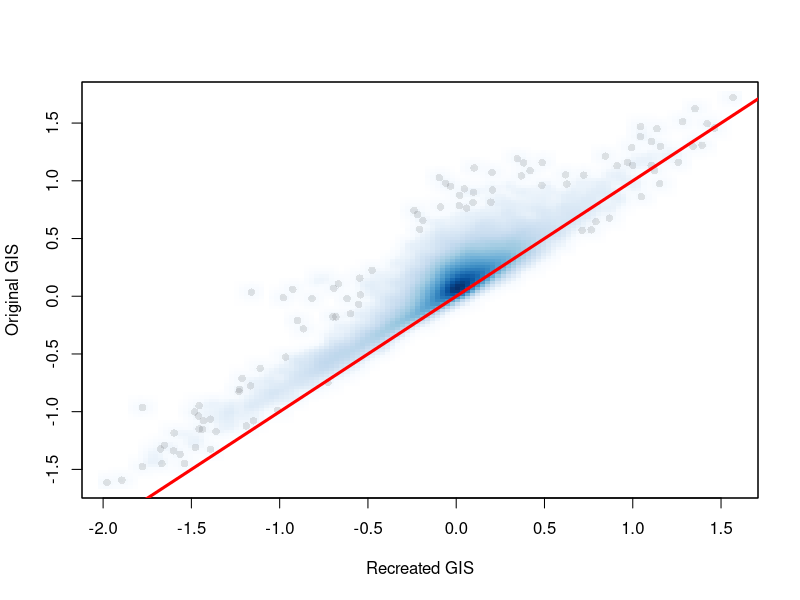
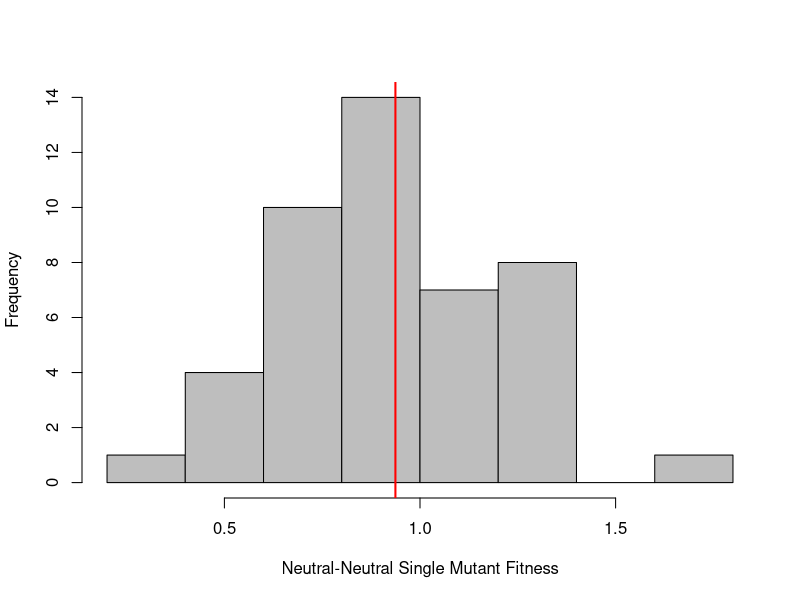
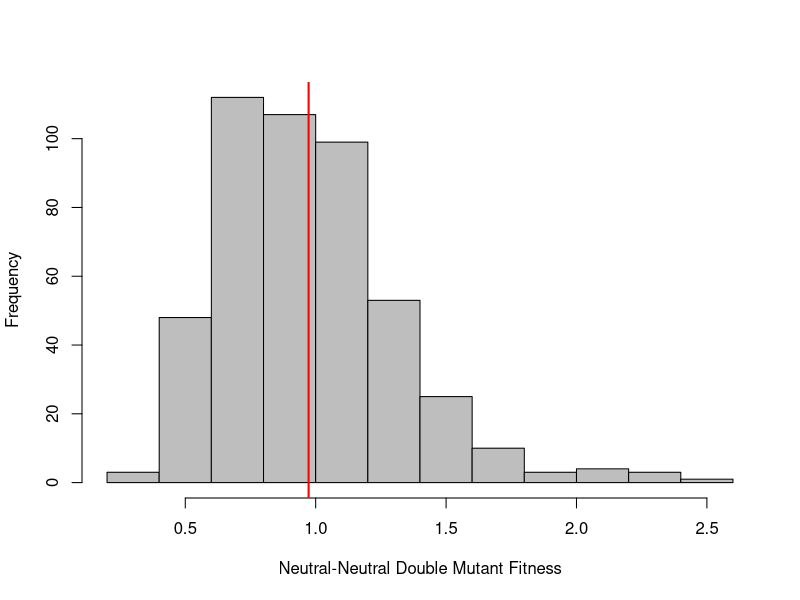

The R source for these figures, in order: (Note: this script raises an error after producing the figures.)
this.dir <- dirname(parent.frame(2)$ofile)
setwd(this.dir)
setwd('../../data')

gi_data <- read.table('table_s1_old.tsv', head = T, stringsAsFactors = F)
#gi_data <-
#  dplyr::filter(gi_data, Remove_by_Chromosomal_distance_or_SameGene == 'no')

count_data <- gi_data[, grep('^C_', colnames(gi_data))]

condition_sums <- apply(count_data, 2, sum)



freq_data <- count_data / condition_sums

pseudo_counts <- 1 / condition_sums


genes <- unique(unlist(gi_data[, 1:2]))
neutral_genes <-
  unique(unlist(
    dplyr::filter(
      gi_data,
      Type_of_gene_i == 'Neutral' & Type_of_gene_j == 'Neutral' & Remove_by_Chromosomal_distance_or_SameGene == 'no'
    )[, 1:2]
  ))


marginal_counts_original <- sapply(genes, function(gene) {
  #WRONG WAY TO DO THIS UGH
  #apply(freq_data[which((gi_data[, 1] == gene |
  #                        gi_data[, 2] == gene)), ], 2, sum)
  
  query <- gi_data[,1] == gene & gi_data$Type_of_gene_j == "Neutral"
  query <- query | (gi_data[,2] == gene & gi_data$Type_of_gene_i == "Neutral")
  
  #apply(freq_data[which(gi_data[, 1] == gene |
  #                        gi_data[, 2] == gene), ], 2, sum)
  
  apply(freq_data[query, ], 2, sum)
  
})

marginal_counts <- t(marginal_counts_original + pseudo_counts)

relative_marginals <-
  marginal_counts / marginal_counts[, 'C_ij.HetDipl']

freq_data_dm <- t(t(freq_data) + pseudo_counts)
relative_dms <- freq_data_dm / freq_data_dm[, 'C_ij.HetDipl']


neutral_freq <- freq_data[gi_data$Type_of_gene_i == 'Neutral' & gi_data$Type_of_gene_j == 'Neutral',]
neutral_freq <- apply(neutral_freq,2,sum) + pseudo_counts
wt_norm <- neutral_freq/neutral_freq[1]


wt_normalized_relative_marginals <-
  t(apply(relative_marginals, 1, function(x) {
    x / wt_norm
  }))


wt_normalized_relative_dms <- t(apply(relative_dms, 1, function(x) {
  x / wt_norm
}))


#sm_wt <- mean(wt_normalized_relative_marginals[neutral_genes, 2:ncol(wt_normalized_relative_marginals)])

wt_normalized_relative_marginals <- wt_normalized_relative_marginals#/sm_wt
wt_normalized_relative_dms <- wt_normalized_relative_dms#/sm_wt
#wt_relative_marginals <-


#new_gis <- cxzc


#new_gis <- t(sapply(1:nrow(gi_data), function(i) {
#  log2(wt_normalized_relative_dms[i, ]/(wt_normalized_relative_marginals[gi_data[i, 1], ] *
#    wt_normalized_relative_marginals[gi_data[i, 2], ]))
#}))

new_gis <- t(sapply(1:nrow(gi_data), function(i) {
  wt_normalized_relative_dms[i, ] - (wt_normalized_relative_marginals[gi_data[i, 1], ] *
    wt_normalized_relative_marginals[gi_data[i, 2], ])
}))

g1 <- as.vector(new_gis[,2:ncol(new_gis)])
g2 <- as.vector(unlist(gi_data[,grep('^GI',colnames(gi_data))]))


smoothScatter(g1,g2,col=rgb(0,0,0,0.1),pch=16,xlab='Recreated GIS',ylab='Original GIS')
abline(c(0,1),col='red',lwd=3)


#hist(wt_normalized_relative_marginals[neutral_genes,2:ncol(wt_normalized_relative_marginals)])

#hist(wt_normalized_relative_marginals[neutral_genes,2:ncol(wt_normalized_relative_marginals)],xlab='Neutral-Neutral Single Mutant Fitness')

sm_wt <- wt_normalized_relative_marginals[neutral_genes, 2:ncol(wt_normalized_relative_marginals)][,'C_ij.MMS']
hist(
  sm_wt,
  xlab = 'Neutral-Neutral Single Mutant Fitness',
  main = '',
  col = 'grey'
)
abline(
  v = mean(sm_wt),
  col = 'red',
  lwd = 2
)

dm_wt <- wt_normalized_relative_dms[gi_data$Type_of_gene_i == 'Neutral' &
                                      gi_data$Type_of_gene_j == 'Neutral' & gi_data$Remove_by_Chromosomal_distance_or_SameGene == 'no', 2:ncol(wt_normalized_relative_dms)][,'C_ij.MMS']

hist(dm_wt,
     xlab = 'Neutral-Neutral Double Mutant Fitness',
     main = '',
     col='grey'
     )
abline(
  v = mean(dm_wt),
  col = 'red',
  lwd = 2
)

gi_data[,grep('^GI',colnames(gi_data))] <- new_gis[,2:ncol(new_gis)]
z_cols <- grep('Class',grep('^Z_GIS',colnames(gi_data),val=T),invert=T,val=T)
gi_data[,z_cols] <- apply(new_gis[,2:ncol(new_gis)],2,scale)

stop()

write.table(gi_data,quote=F,file='table_s1_new.tsv',sep='\t')

